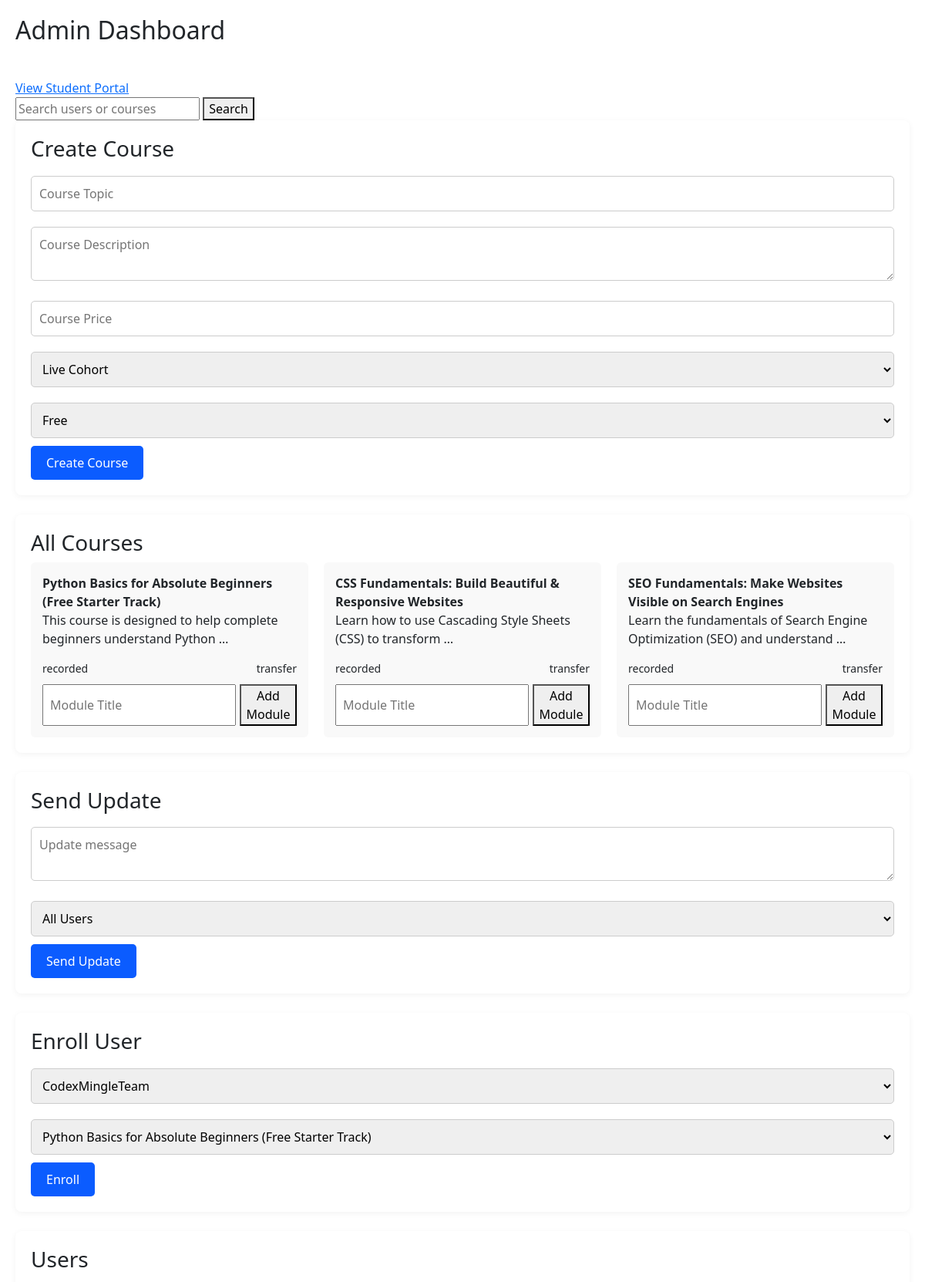
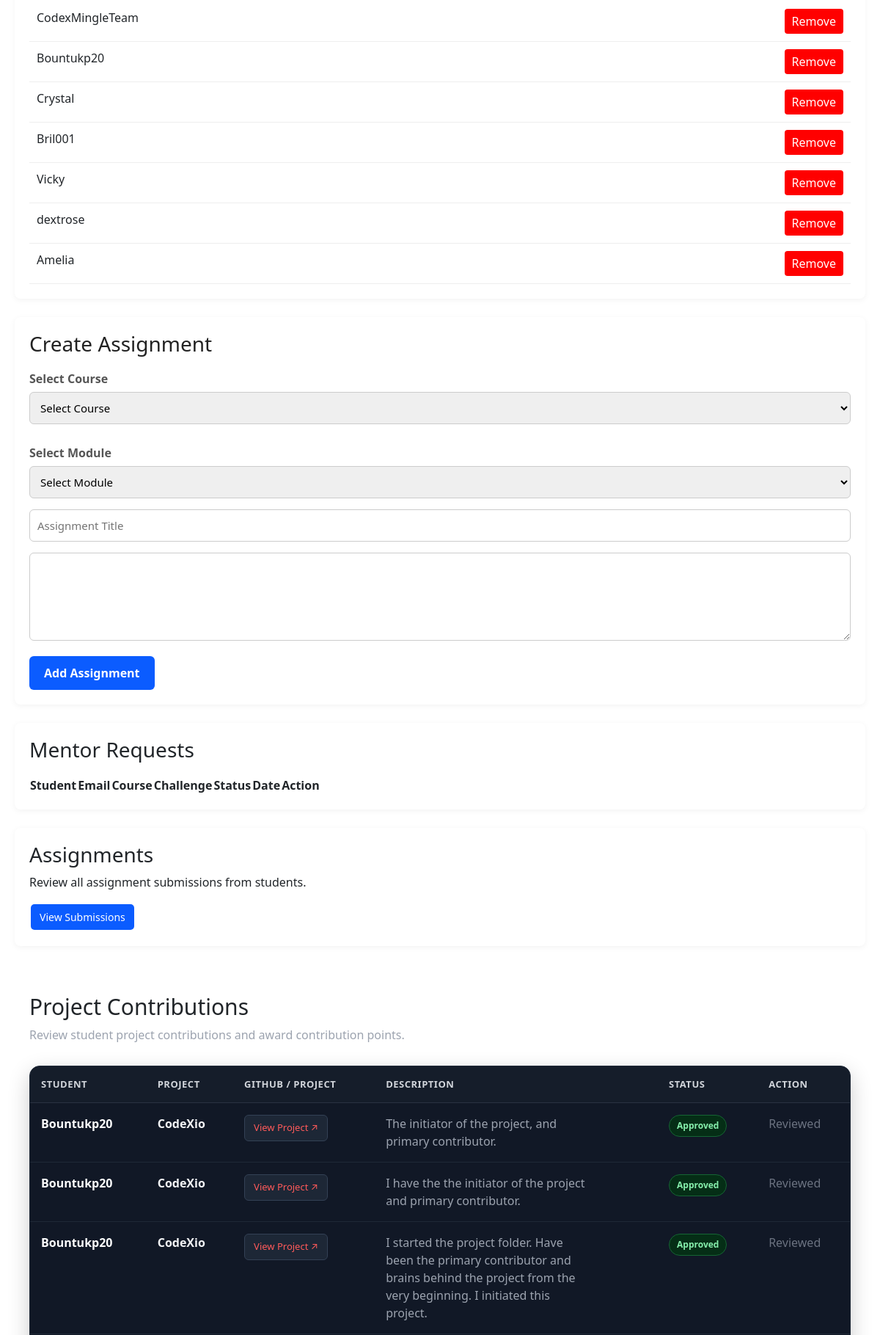
The page /admin-dashboard (signed in, upper part) on the database its author committed (2 pictures, top to bottom).
### courses/models.py (models this page shows, shortened)
class Course(models.Model):
    COURSE_TYPE = (
        ("recorded", "Recorded"),
        ("live", "Live"),
    )
    PAYMENT_TYPE = (
        ('transfer', 'transfer'),
        ('mastercard',  'Mastercard')
    )
    title = models.CharField(max_length=200)
    description = models.TextField()
    price = models.DecimalField(max_digits=8, decimal_places=2)
    payment_type = models.CharField(max_length=10, choices=PAYMENT_TYPE, default="transfer")
    course_type = models.CharField(
        max_length=10,
        choices=COURSE_TYPE,
        default="recorded"
    )
    discount_active = models.BooleanField(default=False)
    discount_percentage = models.PositiveIntegerField(
        default=0
    )
    first_200_discount = models.DecimalField(
        max_digits=5,
        decimal_places=2,
        default=0
    )
    discount_expiry = models.DateTimeField(
        null=True,
        blank=True
    )
    enrollment_open = models.DateTimeField(null=True, blank=True)
    created_at = models.DateTimeField(auto_now_add=True)

class ProjectContribution(models.Model):
    STATUS_CHOICES = (
        ("pending", "Pending"),
        ("approved", "Approved"),
        ("rejected", "Rejected"),
    )
    student = models.ForeignKey(
        User,
        on_delete=models.CASCADE
    )
    github_username = models.CharField(
        max_length=100
    )
    project_name = models.CharField(
        max_length=200
    )
    project_link = models.URLField()
    contribution_description = models.TextField()
    grade = models.PositiveIntegerField(
        default=0
    )
    status = models.CharField(
        max_length=20,
        choices=STATUS_CHOICES,
        default="pending"
    )
    submitted_at = models.DateTimeField(
        auto_now_add=True
    )
    reviewed_at = models.DateTimeField(
        null=True,
        blank=True
    )

### users/models.py (models this page shows, shortened)
class User(AbstractUser):
    student_id = models.CharField(max_length=20, unique=True, blank=True)
    fullname = models.CharField(max_length=50)
    phone = models.CharField(max_length=20)
    country = models.CharField(max_length=100)
    email = models.EmailField(max_length=254, unique=True)
    github_username = models.CharField(
    max_length=100,
    blank=True,
    null=True
    )
    profile_image = models.ImageField(upload_to='profiles/', blank=True)
    is_verified = models.BooleanField(default=False)
    verified_at = models.DateTimeField(
    null=True,
    blank=True
    )

### codexio_main/views.py (the view)
# urls.py: path('admin-dashboard', views.admin_dashboard, name='admin_dashboard'),
@staff_member_required
def admin_dashboard(request):
    query = request.GET.get("q")
    users = User.objects.all()
    courses = Course.objects.all()
    modules = Module.objects.select_related('course').all()
    requests = MentorRequest.objects.select_related(
        "user",
        "course"
    ).order_by("-created_at")
    contributions = ProjectContribution.objects.all().order_by(
    "-submitted_at"
    )
    if query:
        users = User.objects.filter(username__icontains=query)
        courses = Course.objects.filter(title__icontains=query)
    context = {
        "users": users,
        "courses": courses,
        "modules": modules,
        "query": query,
        "requests": requests,
        "contributions": contributions,
    }
    return render(request, "codexio_main/dashboard/admin_panel/admin.html", context)

### codexio_main/templates/codexio_main/dashboard/admin_panel/admin.html (shortened to what this page needs)
{% extends "base.html" %}
{% block content %}
<div class="admin-container">
<h2 class="admin-title">Admin Dashboard</h2>
<br>
<a href="/student_portal" target="_blank">View Student Portal</a>
<br>
<form method="GET" class="search-form">
    <input type="text" name="q" placeholder="Search users or courses">
    <button type="submit">Search</button>
</form>
<div class="admin-card">
<h3>Create Course</h3>
<form method="POST" action="{% url 'courses:create_course' %}" class="admin-form">
<input type="text" name="topic" placeholder="Course Topic" required>
<textarea name="description" placeholder="Course Description"></textarea>
<input type="number" name="price" placeholder="Course Price">
<select name="course_type">
<option value="live">Live Cohort</option>
</select>
<select name="payment_type">
<option value="free">Free</option>
</select>
<button>Create Course</button>
</form>
</div>
<div class="admin-card">
<h3>All Courses</h3>
<div class="course-grid">
{% for course in courses %}
<div class="course-admin">
<strong>{{ course.title }}</strong>
<p>{{ course.description|truncatewords:10 }}</p>
<div class="course-meta">
<span>{{ course.course_type }}</span>
<span>{{ course.payment_type }}</span>
</div>
<form method="POST" action="{% url 'courses:create_module' %}" class="mini-form">
<input type="text" name="title" placeholder="Module Title">
<button>Add Module</button>
</form>
</div>
{% endfor %}
</div>
</div>
<div class="admin-card">
<h3>Send Update</h3>
<form method="POST" action="{% url 'courses:send_update' %}" class="admin-form">
<textarea name="message" placeholder="Update message"></textarea>
<select name="user">
<option value="all">All Users</option>
</select>
<button>Send Update</button>
</form>
</div>
<div class="admin-card">
<h3>Enroll User</h3>
<form method="POST" action="{% url 'courses:enroll_user' %}" class="admin-form">
<select name="user_id">
{% for user in users %}
<option value="{{ user.id }}">{{ user.username }}</option>
{% endfor %}
</select>
<select name="course_id">
{% for course in courses %}
<option value="{{ course.id }}">{{ course.title }}</option>
{% endfor %}
</select>
<button>Enroll</button>
</form>
</div>
<div class="admin-card">
<h3>Users</h3>
<div class="user-list">
{% for user in users %}
<div class="user-row">
<span>{{ user.username }}</span>
<a href="{% url 'courses:remove_user' user.id %}" class="delete-btn">Remove</a>
</div>
{% endfor %}
</div>
</div>
<div class="assignment-card">
<h3>Create Assignment</h3>
<form method="POST" action="{% url 'courses:create_assignment' %}">
<label>Select Course</label>
<select name="course_id" required>
<option value="">Select Course</option>
</select>
<label>Select Module</label>
<select name="module_id" required>
    <option value="">Select Module</option>
</select>
<input type="text" name="title" placeholder="Assignment Title">
<textarea name="instructions"></textarea>
<button>Add Assignment</button>
</form>
</div>
<div class="mentor-card">
<h3>Mentor Requests</h3>
<table>
    <thead>
        <tr>
            <th>Student</th>
            <th>Email</th>
            <th>Course</th>
            <th>Challenge</th>
            <th>Status</th>
            <th>Date</th>
            <th>Action</th>
        </tr>
    </thead>
</table>
</div>
<div class="admin-card">
<h3>Assignments</h3>
<p>
Review all assignment submissions from students.
</p>
<a href="{% url 'courses:assignment_submissions' %}" class="action-btn complete-btn">
View Submissions
</a>
</div>
<div class="contributions-container">
    <div class="contributions-header">
        <h2>
            Project Contributions
        </h2>
        <p>
            Review student project contributions and award contribution points.
        </p>
    </div>
    <div class="contributions-card">
        {% if contributions %}
        <div class="table-wrapper">
            <table class="contributions-table">
                <thead>
                    <tr>
                        <th>
                            Student
                        </th>
                        <th>
                            Project
                        </th>
                        <th>
                            GitHub / Project
                        </th>
                        <th>
                            Description
                        </th>
                        <th>
                            Status
                        </th>
                        <th>
                            Action
                        </th>
                    </tr>
                </thead>
                <tbody>
                {% for contribution in contributions %}
                    <tr>
                        <td>
                            <div class="student-name">
                                {{ contribution.student.username }}
                            </div>
                        </td>
                        <td>
                            <div class="project-name">
                                {{ contribution.project_name }}
                            </div>
                        </td>
                        <td>
                            <a
                                href="{{ contribution.project_link }}"
                                target="_blank"
                                rel="noopener noreferrer"
                                class="project-link"
                            >
                                View Project ↗
                            </a>
                        </td>
                        <td>
                            <div class="description">
                                {% if contribution.contribution_description %}
                                    {{ contribution.contribution_description }}
                                {% else %}
                                    No description provided.
                                {% endif %}
                            </div>
                        </td>
                        <td>
                            {% if contribution.status == "pending" %}
                                <span class="status status-pending">
                                    Pending
                                </span>
                            {% elif contribution.status == "approved" %}
                                <span class="status status-approved">
                                    Approved
                                </span>
                            {% elif contribution.status == "rejected" %}
                                <span class="status status-rejected">
                                    Rejected
                                </span>
                            {% else %}
                                <span class="status status-pending">
                                    {{ contribution.status }}
                                </span>
                            {% endif %}
                        </td>
                        <td>
                            {% if contribution.status == "pending" %}
                                <form
                                    method="POST"
                                    action="{% url 'courses:approve_project_contribution' contribution.id %}"
                                    class="approve-form"
                                >
                                    {% csrf_token %}
                                    <input
                                        type="number"
                                        name="grade"
                                        class="grade-input"
                                        placeholder="Score"
                                        min="0"
                                        max="20"
                                        required
                                    >
                                    <button
                                        type="submit"
                                        class="approve-btn"
                                    >
                                        Approve
                                    </button>
                                    <form
                                      method="POST"
                                      action="{% url 'courses:reject_project_contribution' contribution.id %}"
                                      class="reject-form"
                                    >
                                    {% csrf_token %}
                                    <button
                                      type="submit"
                                      class="reject-btn"
                                      onclick="return confirm('Are you sure you want to reject this contribution?');"
                                    >
                                      Reject
                                    </button>
                                </form>
                            {% else %}
                                <span style="color:#6b7280;">
                                    Reviewed
                                </span>
                            {% endif %}
                        </td>
                    </tr>
                {% endfor %}
                </tbody>
            </table>
        </div>
        {% else %}
            <div class="empty-state">
                No project contributions have been submitted yet.
            </div>
        {% endif %}
    </div>
</div>
{% endblock %}

### codexio_main/templates/codexio_main/dashboard/admin_panel/admin.html (style rules this page uses)
.admin-container { max-width:1200px; margin:auto; padding:20px; }
.admin-title { margin-bottom:20px; }
.admin-card { background:#fff; padding:20px; border-radius:8px; margin-bottom:25px; box-shadow:0 2px 8px rgba(0,0,0,0.05); }
.admin-form input, .admin-form textarea, .admin-form select { width:100%; padding:10px; margin:10px 0; border-radius:5px; border:1px solid #ccc; }
.admin-form button { background:#0b5cff; color:white; padding:10px 20px; border:none; border-radius:5px; cursor:pointer; }
.course-grid { display:grid; grid-template-columns:repeat(auto-fit,minmax(250px,1fr)); gap:20px; }
.course-admin { background:#f9f9f9; padding:15px; border-radius:6px; }
.course-meta { display:flex; justify-content:space-between; font-size:14px; margin-top:10px; }
.mini-form { margin-top:10px; display:flex; gap:5px; }
.mini-form input { flex:1; padding:8px; }
.user-list { margin-top:15px; }
.user-row { display:flex; justify-content:space-between; padding:10px; border-bottom:1px solid #eee; }
.delete-btn { color:white; background:red; padding:5px 10px; border-radius:4px; text-decoration:none; }
.assignment-card { background:#fff; padding:20px; border-radius:8px; margin-bottom:25px; box-shadow:0 2px 8px rgba(0,0,0,.05); }
.assignment-card h3 { margin-bottom:18px; color:#222; }
.assignment-card label { display:block; margin-top:12px; margin-bottom:6px; font-weight:600; color:#555; }
.assignment-card input, .assignment-card textarea, .assignment-card select { width:100%; padding:10px; border:1px solid #ccc; border-radius:6px; margin-bottom:15px; font-size:15px; }
.assignment-card textarea { min-height:120px; resize:vertical; }
.assignment-card button { background:#0b5cff; color:#fff; padding:11px 20px; border:none; border-radius:6px; cursor:pointer; font-weight:600; transition:.3s; }
.mentor-card { background:#fff; padding:20px; border-radius:8px; margin-bottom:25px; box-shadow:0 2px 8px rgba(0,0,0,.05); overflow-x:auto; }
.mentor-card h3 { margin-bottom:18px; }
.status { padding:6px 12px; border-radius:20px; font-size:13px; font-weight:600; display:inline-block; }
.action-btn { display:inline-block; padding:7px 12px; border-radius:5px; text-decoration:none; color:white; font-size:14px; margin:2px; transition:.3s; }
.complete-btn { background:#0b5cff; }
.contributions-container { max-width:1250px; margin:0 auto; padding:40px 20px; }
.contributions-header { margin-bottom:30px; }
.contributions-header h2 { margin:0 0 8px; font-size:30px; }
.contributions-header p { margin:0; color:#9ca3af; }
.contributions-card { background:#111826; border:1px solid #1f2937; border-radius:14px; overflow:hidden; box-shadow:0 10px 30px rgba(0,0,0,0.2); }
.table-wrapper { width:100%; overflow-x:auto; }
.contributions-table { width:100%; border-collapse:collapse; min-width:900px; }
.contributions-table th { background:#151d2a; color:#d1d5db; text-align:left; padding:15px; font-size:13px; text-transform:uppercase; letter-spacing:0.5px; border-bottom:1px solid #293241; }
.contributions-table td { padding:16px 15px; border-bottom:1px solid #1f2937; color:#d1d5db; vertical-align:top; }
.contributions-table tbody tr { transition:0.2s; }
.student-name { font-weight:600; color:white; }
.project-name { font-weight:600; color:#f3f4f6; }
.description { max-width:280px; line-height:1.5; color:#9ca3af; }
.project-link { display:inline-block; padding:7px 12px; background:#1d2736; border:1px solid #334155; border-radius:6px; color:#ff5a5a; text-decoration:none; font-size:13px; transition:0.2s; }
.status { display:inline-block; padding:5px 10px; border-radius:20px; font-size:12px; font-weight:600; }
.status-approved { background:#052e16; color:#86efac; border:1px solid #166534; }

### rows shown on the page
Course: title "Python Basics for Absolute Beginners (Free Starter Track)", description "This course is designed to help complete beginners understand Python …", course_type "recorded", payment_type "transfer"
Course: title "CSS Fundamentals: Build Beautiful & Responsive Websites", description "Learn how to use Cascading Style Sheets (CSS) to transform …", course_type "recorded", payment_type "transfer"
Course: title "SEO Fundamentals: Make Websites Visible on Search Engines", description "Learn the fundamentals of Search Engine Optimization (SEO) and understand …", course_type "recorded", payment_type "transfer"
User: username "CodexMingleTeam"
User: username "Bountukp20"
User: username "Crystal"
User: username "Bril001"
User: username "Vicky"
User: username "dextrose"
User: username "Amelia"
ProjectContribution: student.username "Bountukp20", project_name "CodeXio", contribution_description "The initiator of the project, and primary contributor.", status "Approved"
ProjectContribution: student.username "Bountukp20", project_name "CodeXio", contribution_description "I have the the initiator of the project and primary contributor.", status "Approved"
ProjectContribution: student.username "Bountukp20", project_name "CodeXio", contribution_description "I started the project folder. Have been the primary contributor and brains behind the project from the very beginning. I initiated this project.", status "Approved"

### other values the page prints
form field user_id "CodexMingleTeam"
form field course_id "Python Basics for Absolute Beginners (Free Starter Track)"
